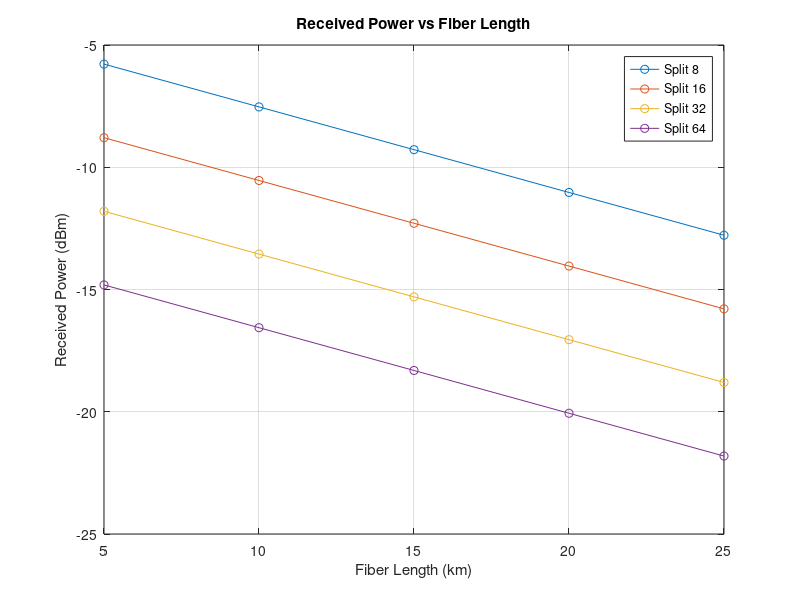
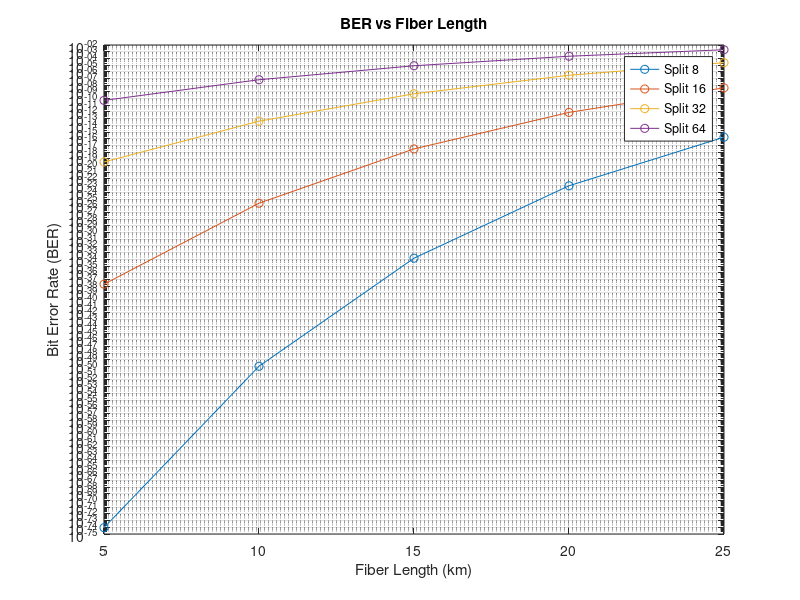

MATLAB code for these plots, in order:
%% GPON FTTH Performance Analysis using MATLAB
% Author: Aryan Mohan Saxena
% Description:
% This script simulates the performance of a GPON (Gigabit Passive Optical Network)
% by evaluating how fiber length and split ratios affect received optical power
% and Bit Error Rate (BER) at the Optical Network Terminal (ONT).

clc; clear; close all;

%% System Parameters
P_tx = 5;                         % Transmit power (dBm), typical for OLT
attenuation_db_per_km = 0.35;    % SMF attenuation coefficient (dB/km)
receiver_sensitivity = -28;      % ONT receiver sensitivity threshold (dBm)

fiber_length_km = [5 10 15 20 25];          % Fiber lengths to simulate (km)
split_ratios = [8 16 32 64];               % Users per OLT port

% BER as a function of SNR (dB)
snr_to_ber = @(snr_db) 0.5 * erfc(sqrt(10.^(snr_db/10)));

%% Simulation Loop
for i = 1:length(split_ratios)
    split = split_ratios(i);
    split_loss_db = 10 * log10(split);   % Loss due to passive optical splitter (dB)

    received_power = zeros(1, length(fiber_length_km)); % In dBm
    snr_db = zeros(1, length(fiber_length_km));         % Signal-to-noise ratio
    ber = zeros(1, length(fiber_length_km));            % Bit Error Rate

    for j = 1:length(fiber_length_km)
        fiber_length = fiber_length_km(j);
        fiber_loss_db = fiber_length * attenuation_db_per_km;
        total_loss_db = fiber_loss_db + split_loss_db;

        % Compute received power
        received_power(j) = P_tx - total_loss_db;

        % SNR calculation (simplified model)
        snr_db(j) = received_power(j) - receiver_sensitivity;

        % Compute BER
        ber(j) = snr_to_ber(snr_db(j));
    end

    %% Plot: Received Power vs Fiber Length
    figure(1);
    plot(fiber_length_km, received_power, '-o', ...
        'DisplayName', sprintf('Split %d', split));
    hold on;
    xlabel('Fiber Length (km)');
    ylabel('Received Power (dBm)');
    title('Received Power vs Fiber Length');
    grid on;
    legend show;

    %% Plot: BER vs Fiber Length
    figure(2);
    semilogy(fiber_length_km, ber, '-o', ...
        'DisplayName', sprintf('Split %d', split));
    hold on;
    xlabel('Fiber Length (km)');
    ylabel('Bit Error Rate (BER)');
    title('BER vs Fiber Length');
    grid on;
    legend show;
end

%% Notes:
% - Received power is expressed in dBm, and negative values are normal in optical
%   communication due to attenuation and passive losses.
% - BER increases with fiber length and higher split ratios due to reduced received
%   power and lower signal-to-noise ratio.
% - Once received power drops below receiver sensitivity (~-28 dBm), BER approaches 1,
%   indicating nearly all bits may be received incorrectly.
